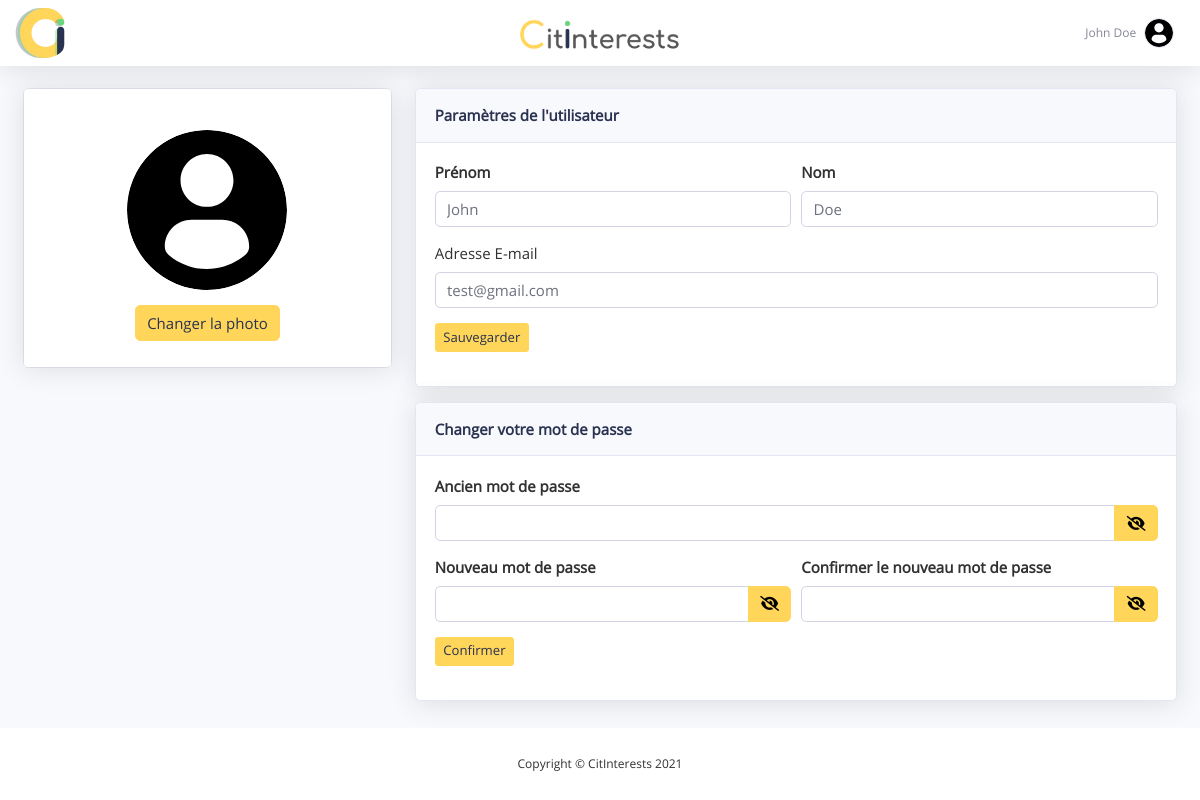
The app's page /index.php?page=user-settings (signed in), older data.
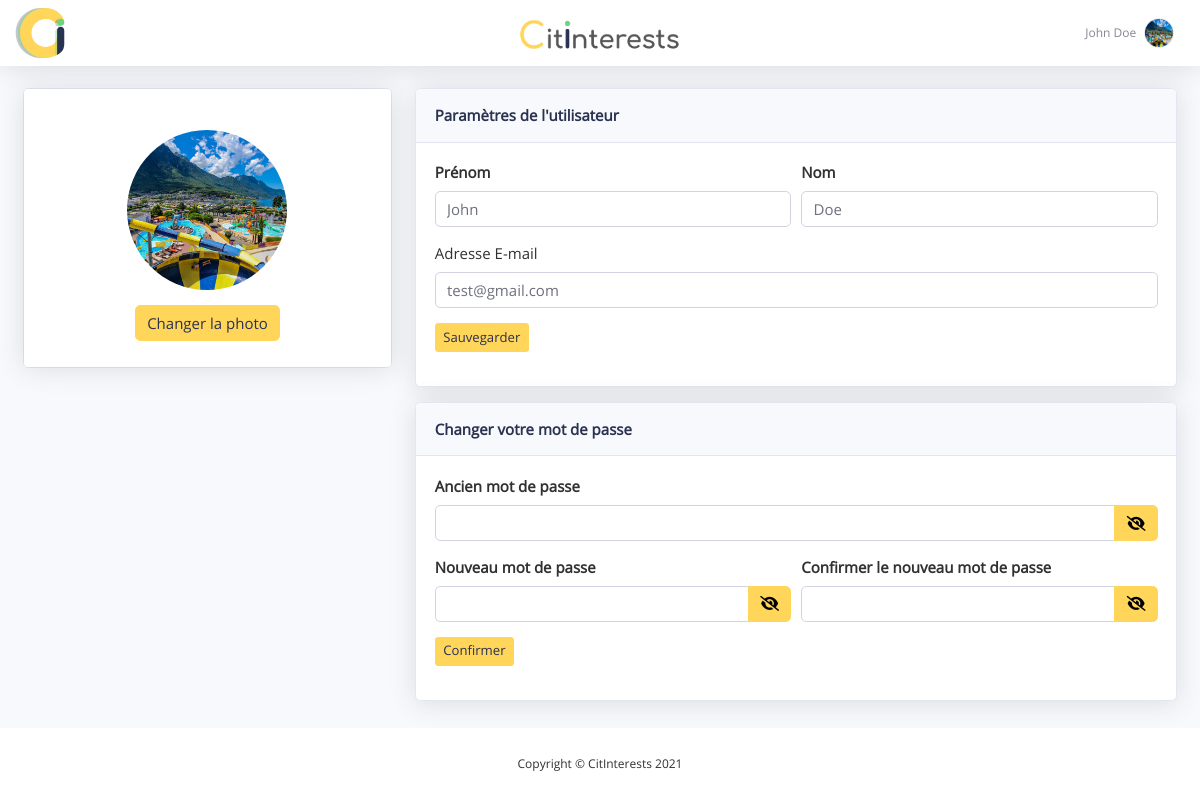
The same page, newer data.
### tables this page shows
CREATE TABLE `user` (
  `id` int(11) NOT NULL,
  `lastname` varchar(50) NOT NULL,
  `firstname` varchar(50) NOT NULL,
  `email` varchar(70) NOT NULL,
  `password` varchar(70) NOT NULL,
  `status` enum('active','archived') NOT NULL,
  `admin` tinyint(1) NOT NULL,
  `banned` tinyint(1) NOT NULL,
  `image` varchar(200) NOT NULL,
  `account_delete_requested` tinyint(1) NOT NULL
);

### models/userDAO.php (called while the page is built, shortened)
<?php
class UserDAO
{
    public static function GetUserData_ParamId($id)
    {
        try {
            $sql = "SELECT * FROM user WHERE id = :id";
            $db = DBConnection::getConnection();
            $request = $db->prepare($sql);
            $request->execute([':id' => $id]);
            return $request->fetchAll();
        } catch (mysqli_sql_exception $exception) {
            throw $exception;
        }
    }
}

### controllers/user_settings_controller.php (called while the page is built, shortened)
<?php
require_once './models/userDAO.php';
$user_dao = new UserDAO();
$user_data = $user_dao->GetUserData_ParamId($_SESSION['connected_user_id']);
$old_firstname = $user_data[0]['firstname'];
$old_lastname = $user_data[0]['lastname'];
$old_email = $user_data[0]['email'];
$old_image = $user_data[0]['image'];

### view/user_settings.php (the view, shortened to what this page needs)
<?php
require_once 'controllers/user_settings_controller.php';
?>
<!DOCTYPE html>
<html>
<head>
    <?php require_once 'controllers/head.php'
    ?>
</head>
<body id="page-top">
    <div id="wrapper">
        <div class="d-flex flex-column" id="content-wrapper">
                <?php require_once 'controllers/navbar_top.php'
                ?>
                <div class="container-fluid" id="main-content">
                    <div class="row mb-3">
                        <div class="col-lg-4">
                            <div class="card mb-3">
                                <div class="card-body text-center shadow"><img class="rounded-circle mb-3 mt-4" src="assets/img/profile_icon/<?= $old_image ?>" width="160" height="160" style="object-fit: cover">
                                    <form enctype="multipart/form-data" method="POST" style="box-shadow: none;">
                                        <label class="btn btn-yellow">
                                            Changer la photo <input type="file" name="icon_input" onchange="this.form.submit();" accept="image/x-png,image/gif,image/jpeg" hidden>
                                        </label>
                                    </form>
                                </div>
                            </div>
                        </div>
                        <div class="col-lg-8">
                            <div class="row">
                                <div class="col">
                                    <div class="card shadow mb-3">
                                        <div class="card-header py-3">
                                            <p class="m-0 font-weight-bold" style="color: #293250;">Paramètres de l'utilisateur</p>
                                        </div>
                                        <div class="card-body">
                                            <form method="POST" action="index.php?page=user-settings">
                                                <div class="form-row">
                                                    <div class="col">
                                                        <div class="form-group"><label for="first_name"><strong>Prénom</strong></label><input class="form-control" type="text" id="first_name" placeholder="Votre prénom" name="first_name" value="<?= $old_firstname ?>"></div>
                                                    </div>
                                                    <div class="col">
                                                        <div class="form-group"><label for="last_name"><strong>Nom</strong></label><input class="form-control" type="text" id="last_name" placeholder="Votre nom" name="last_name" value="<?= $old_lastname ?>"></div>
                                                    </div>
                                                </div>
                                                <div class="form-row">
                                                    <div class="col">
                                                        <div class="form-group"><label for="email">Adresse E-mail</strong></label><input class="form-control" type="email" id="email" placeholder="utilisateur@exemple.com" name="email" value="<?= $old_email ?>"></div>
                                                    </div>
                                                </div>
                                                <div class="form-group"><button class="btn btn-yellow btn-sm" type="submit" name="submit-information">Sauvegarder</button></div>
                                            </form>
                                        </div>
                                    </div>
                                    <div class="card shadow mb-3">
                                        <div class="card-header py-3">
                                            <p class="m-0 font-weight-bold" style="color: #293250;">Changer votre mot de passe</p>
                                        </div>
                                        <div class="card-body">
                                            <form method="POST" action="index.php?page=user-settings">
                                                <div class="form-row">
                                                    <div class="col">
                                                        <label for="old_pwd"><strong>Ancien mot de passe</strong></label>
                                                        <div class="input-group mb-3" id="show_hide_password">
                                                            <input type="password" name="old_pwd" class="form-control" placeholder="" aria-label="" aria-describedby="button-addon2">
                                                            <div class="input-group-append">
                                                                <a style="color: black;" class="btn btn-yellow" id="button-addon2"><i class="fas fa-eye-slash" aria-hidden="true"></i></a>
                                                            </div>
                                                        </div>
                                                    </div>
                                                </div>
                                                <div class="form-row">
                                                    <div class="col">
                                                        <label for="old_pwd"><strong>Nouveau mot de passe</strong></label>
                                                        <div class="input-group mb-3" id="show_hide_password">
                                                            <input type="password" name="new_pwd" class="form-control" placeholder="" aria-label="" aria-describedby="button-addon2">
                                                            <div class="input-group-append">
                                                                <a style="color: black;" class="btn btn-yellow" id="button-addon2"><i class="fas fa-eye-slash" aria-hidden="true"></i></a>
                                                            </div>
                                                        </div>
                                                    </div>
                                                    <div class="col">
                                                        <label for="old_pwd"><strong>Confirmer le nouveau mot de passe</strong></label>
                                                        <div class="input-group mb-3" id="show_hide_password">
                                                            <input type="password" name="new_pwd_confirm" class="form-control" placeholder="" aria-label="" aria-describedby="button-addon2">
                                                            <div class="input-group-append">
                                                                <a style="color: black;" class="btn btn-yellow" id="button-addon2"><i class="fas fa-eye-slash" aria-hidden="true"></i></a>
                                                            </div>
                                                        </div>
                                                    </div>
                                                </div>
                                                <div class="form-group"><button class="btn btn-yellow btn-sm" type="submit" name="submit-new-pwd">Confirmer</button></div>
                                            </form>
                                        </div>
                                    </div>
                                </div>
                            </div>
                        </div>
                </div>
            </div>
            <?php include_once 'controllers/footer.php' ?>
        </div>
    </div>
</body>
</html>

### index.php (shortened to what this page needs)
<?php
$page = filter_input(INPUT_GET, 'page', FILTER_SANITIZE_STRING);
if (isset($page)) {
    switch ($page) {
        case 'user-settings':
            require("view/user_settings.php");
            break;
    }
} else {
    require('homepage.php');
}
?>
<!DOCTYPE html>
<html lang="en">
<head>
</head>
<body>
</body>
</html>

### controllers/head.php (shortened to what this page needs)
<link rel="stylesheet" href="assets/bootstrap/css/bootstrap.min.css">
<link rel="stylesheet" href="assets/css/custom.css">
<link rel="stylesheet" href="assets/css/load-animation.css">

### controllers/navbar_top.php (shortened to what this page needs)
<?php
require_once './models/userDAO.php';
if ($_SESSION['connected'] == true) {
    $user_dao = new UserDAO();
    $user_data = $user_dao->GetUserData_ParamId($_SESSION['connected_user_id']);
    $firstname = $user_data[0]['firstname'];
    $lastname = $user_data[0]['lastname'];
    $profile_icon = $user_data[0]['image'];
}
?>
<nav class="navbar navbar-light navbar-expand bg-white shadow topbar static-top">
    <div class="container-fluid">
        <ul class="p-0 m-0">
            <a href="index.php?page=homepage" <?= (str_contains($_GET['page'], 'admin') === true ? "hidden" : "") ?>><img class="img-profile" style="width: 50px; height: 50px;" src="assets/img/other/LogoCitInterests.svg"></a>
        </ul>
        <ul class="p-0 m-0 d-none d-lg-block" style="width: 100%;">
            <img class="img-profile" style="height: 40px;display: block;position: absolute;left: calc((100% - 165px) / 2);top:17px" src="assets/img/other/TexteCitInterests.png">
        </ul>
        <ul class="navbar-nav flex-nowrap ml-auto">
            <li class="nav-item dropdown no-arrow">
                <div class="nav-item dropdown no-arrow">
                    <a class="dropdown-toggle nav-link" aria-expanded="false" data-toggle="dropdown" href="#">
                        <span class="d-none d-lg-inline mr-2 text-gray-600 small"><?= $firstname . " " . $lastname ?></span>
                        <img class="border rounded-circle img-profile" src="assets/img/profile_icon/<?= $profile_icon ?>">
                    </a>
                </div>
            </li>
        </ul>
    </div>
</nav>

### controllers/footer.php
<?php
if (isset($_GET['page'])) {
    if ($_GET['page'] != 'homepage' && !str_contains($_GET['page'], 'admin')) {
        $sticky = 'fixed-bottom';
    } else {
        $sticky = '';
    }
}
?>
<footer class="bg-white sticky-footer <?=$sticky?>">
    <div class="container my-auto">
        <div class="text-center my-auto copyright"><span>Copyright © CitInterests 2021</span></div>
    </div>
</footer>

### assets/css/custom.css (style rules this page uses)
a { color: #293250; ; }
html, body { font-family: "Open-Sans", sans-serif; font-size: 15px; -ms-text-size-adjust: 100%; -webkit-text-size-adjust: 100%; color: #313131; }
.btn-yellow { color: #293250; background-color: #FFD55A; border-color: #FFD55A }

### assets/css/load-animation.css (style rules this page uses)
#main-content { animation: fadeInAnimation ease 2s; animation-iteration-count: 1; animation-fill-mode: forwards; }

Row changes from the older to the newer data that the page shows:
changed user "John": image: a different picture
